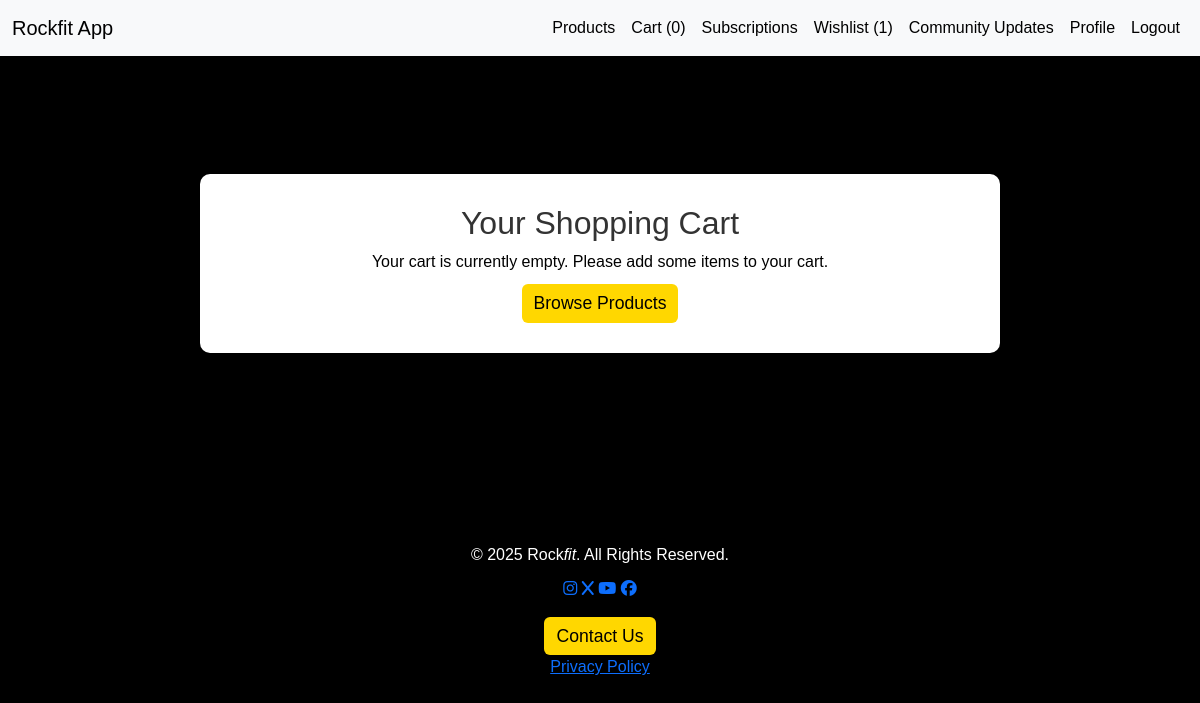
The app's page /cart/ (signed in), older data.
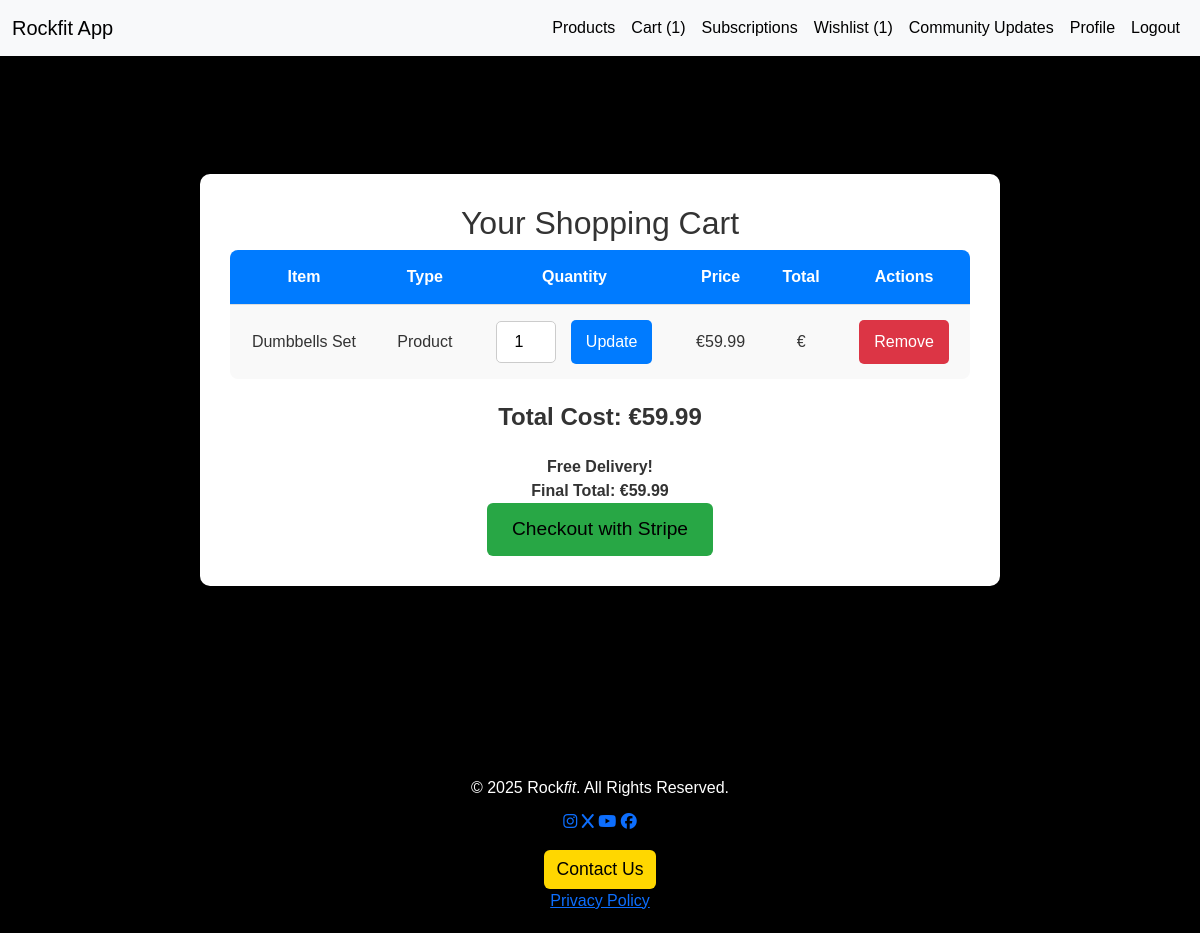
The same page, newer data.
### cart/models.py (models this page shows, shortened)
class CartItem(models.Model):
    cart = models.ForeignKey(
        Cart, related_name="items", on_delete=models.CASCADE
    )
    product = models.ForeignKey(
        Product, null=True, blank=True, on_delete=models.CASCADE
    )
    subscription = models.ForeignKey(
        SubscriptionPlan, null=True, blank=True, on_delete=models.CASCADE
    )
    quantity = models.PositiveIntegerField(default=1)

### fitness/models.py (models this page shows, shortened)
class Product(models.Model):
    name = models.CharField(max_length=255)
    description = models.TextField()
    price = models.DecimalField(max_digits=10, decimal_places=2)
    image = models.ImageField(upload_to='products/')
    stock_quantity = models.IntegerField()
    created_at = models.DateTimeField(auto_now_add=True)
    is_spotlight = models.BooleanField(default=False)

### cart/views.py (the view)
# urls.py: path("", view_cart, name="view_cart"),
@login_required(login_url='login')
def view_cart(request):
    cart, created = Cart.objects.get_or_create(user=request.user)
    cart_items = cart.items.all()
    total_cost = sum(
        (item.product.price if item.product else item.subscription.price) * item.quantity
        for item in cart_items
    )
    if total_cost >= Decimal("50.00"):
        delivery_fee = Decimal("0.00")
    else:
        delivery_fee = Decimal("5.00")
    final_total = total_cost + delivery_fee
    return render(
        request,
        "cart/cart.html",
        {
            "cart_items": cart_items,
            "total_cost": total_cost,
            "delivery_fee": delivery_fee,
            "final_total": final_total,
        },
    )

### cart/models.py (called while the page is built)
    def get_total_items(self):
        return sum(item.quantity for item in self.items.all())

### fitness/context_processors.py (called while the page is built)
def cart_count(request):
    count = 0
    if request.user.is_authenticated:
        try:
            cart = Cart.objects.get(user=request.user)
            count = cart.get_total_items()
        except Cart.DoesNotExist:
            count = 0
    return {'cart_count': count}

def wishlist_count(request):
    if request.user.is_authenticated:
        wishlist, created = Wishlist.objects.get_or_create(user=request.user)
        count = wishlist.items.count()
    else:
        count = 0
    return {'wishlist_count': count}

### cart/templates/cart/cart.html (shortened to what this page needs)
{% extends "base.html" %}
{% block content %}
<div class="cart-container">
    <h2>Your Shopping Cart</h2>
    {% if cart_items %}
        <table class="cart-table">
            <thead>
                <tr>
                    <th>Item</th>
                    <th>Type</th>
                    <th>Quantity</th>
                    <th>Price</th>
                    <th>Total</th>
                    <th>Actions</th>
                </tr>
            </thead>
            <tbody>
                {% for item in cart_items %}
                <tr class="cart-item" data-item-id="{{ item.id }}" data-item-type="{% if item.product %}product{% else %}subscription{% endif %}">
                    <td>
                        {% if item.product %}
                            {{ item.product.name }}
                        {% elif item.subscription %}
                            {{ item.subscription.name }}
                        {% endif %}
                    </td>
                    <td>
                        {% if item.product %}
                            Product
                        {% elif item.subscription %}
                            Subscription
                        {% endif %}
                    </td>
                    <td class="quantity-column">
                        {% if item.product %}
                            <form method="POST" action="{% url 'cart:update_cart_item' item.id %}">
                                <input type="number" name="quantity" class="quantity-input" value="{{ item.quantity }}" min="1">
                                <button type="submit" class="button update">Update</button>
                            </form>
                        {% else %}
                            1 (Fixed)
                        {% endif %}
                    </td>
                    <td>
                        €{% if item.product %}{{ item.product.price }}{% elif item.subscription %}{{ item.subscription.price }}{% endif %}
                    </td>
                    <td>
                        €{{ item.total_price }}
                    </td>
                    <td>
                        <form method="POST" action="{% url 'cart:remove_from_cart' item.id %}">
                            <button type="submit" class="button remove">Remove</button>
                        </form>
                    </td>
                </tr>
                {% endfor %}
            </tbody>
        </table>
        <div class="total-cost">
            <strong>Total Cost: €{{ total_cost }}</strong>
        </div>
        {% if total_cost >= 50 %}
            <div class="free-delivery">
                <strong>Free Delivery!</strong>
            </div>
        {% else %}
            <div class="delivery-fee">
                <strong>Delivery Fee: €{{ delivery_fee }} <br> (Free Delivery on orders over €50.00)</strong>
            </div>
        {% endif %}
        <div class="final-total">
            <strong>Final Total: €{{ final_total }}</strong>
        </div>
        <a href="{% url 'cart:checkout' %}" class="btn btn-primary stripe-button">Checkout with Stripe</a>
    {% else %}
        <p class="cart_status">Your cart is currently empty. Please add some items to your cart.</p>
        <a href="{% url 'product_list' %}" class="btn btn-primary">Browse Products</a>
    {% endif %}
</div>
{% endblock %}

Row changes from the older to the newer data that the page shows:
added CartItem: product.name "Dumbbells Set", shows "Product", quantity "1", product.price "59.99"
Text that changed along with them:
{{ cart_count }}: "0" → "1"
{{ total_cost }}: (not shown) → "59.99"
{{ final_total }}: (not shown) → "59.99"
text no longer shown: "Your cart is currently empty. Please add some items to your cart. Browse Products"
text now shown: "Item Type Quantity Price Total Actions Total Cost: € Free Delivery! Final Total: € Checkout with Stripe"
